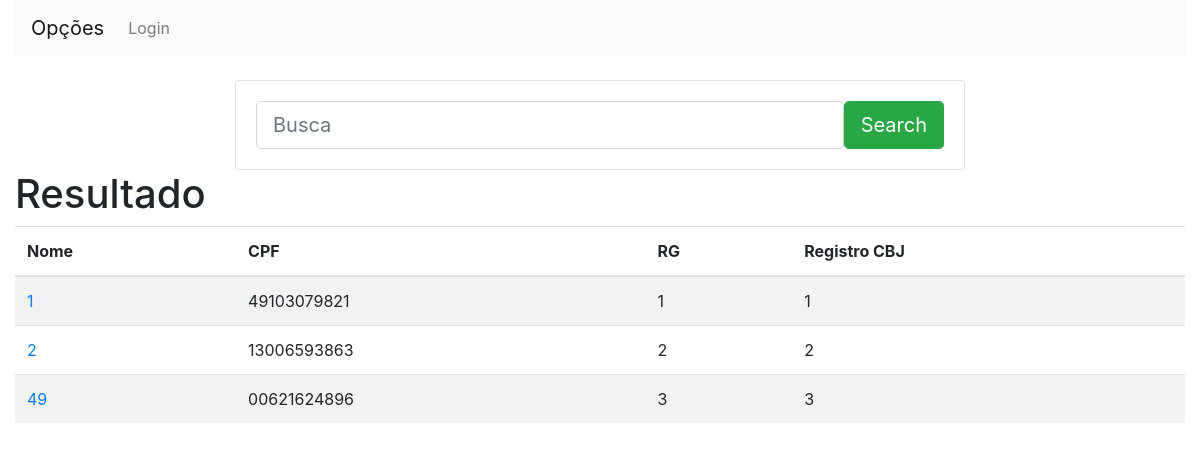
Page /core/search_pessoa/ on the earlier database version.
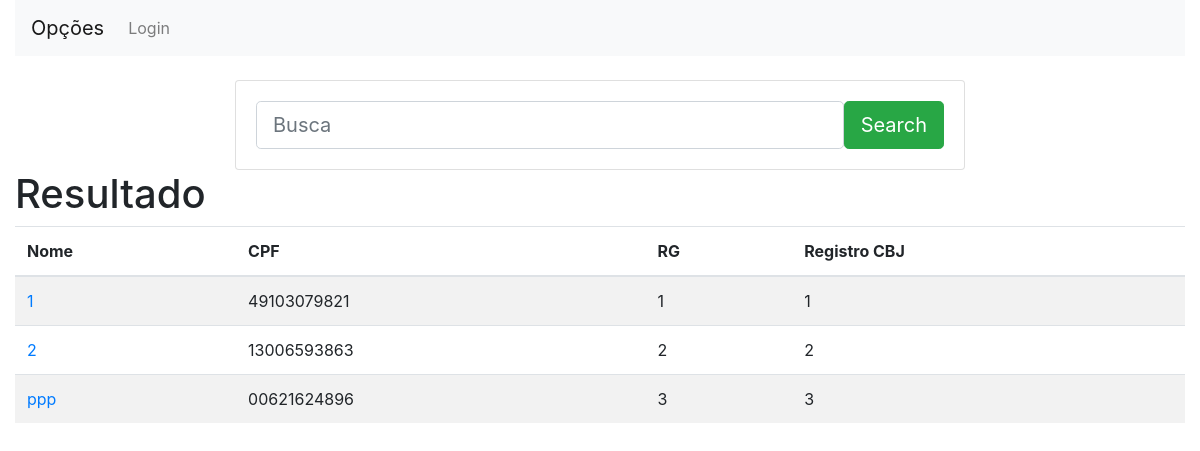
Same page on the later database version.
### core/models.py (models this page shows)
class Pessoa(models.Model):
    Nome = models.CharField(max_length=45)
    DataNascimento = models.DateField()
    CPF = CPFField('CPF', unique=True)
    RGNumero = models.CharField(max_length=12, unique=True)
    RGOrgao = models.CharField(max_length=20)
    RegistroCBJ = models.AutoField(primary_key=True, unique=True, editable=False)
    Faixa = models.ForeignKey(Faixa, on_delete=models.CASCADE)
    FaixaDataEntrega = models.DateTimeField(auto_now=True)
    CEP = models.CharField(max_length=20)
    Rua = models.CharField(max_length=50)
    Numero = models.SmallIntegerField()
    Complemento = models.CharField(max_length=50, blank=True, null=True)
    Bairro = models.CharField(max_length=50)
    Estado = models.CharField(max_length=50)
    Cidade = models.CharField(max_length=50)
    Telefone1 = models.CharField(max_length=20)
    Telefone2 = models.CharField(max_length=20)
    Observacoes = models.TextField(max_length=50, blank=True, null=True)
    DataCadastro = models.DateField(editable=False, auto_now=True)

### core/views.py (the view)
# urls.py: path('search_pessoa/', search_pessoa.as_view(), name='search_pessoa'),
class search_pessoa(ListView):
    model = Pessoa
    template_name = 'core/search_pessoa.html'
    def get_queryset(self):
        query = self.request.GET.get('q')
        if not query :
            query = ""
        object_list = Pessoa.objects.filter(
            Q(Nome__icontains=query) | Q(CPF__icontains=query)  | Q(RGNumero__icontains=query)  | Q(RegistroCBJ__icontains=query)
        )
        return object_list

### core/templates/core/search_pessoa.html (shortened to what this page needs)
{% extends 'core/base.html' %}
{% block main %}
{% include 'core/menu.html' %}
<div class="container">
  <br/>
	<div class="row justify-content-center">
    <div class="col-12 col-md-10 col-lg-8">
        <form class="card card-sm" action="{% url 'search_pessoa' %}" method="get">
            <div class="card-body row no-gutters align-items-center">
                <div class="col">
                    <input class="form-control form-control-lg form-control-borderless" type="search" placeholder="Busca" aria-label="Busca" name="q">
                </div>
                <div class="col-auto">
                    <button class="btn btn-lg btn-success" type="submit">Search</button>
                </div>
            </div>
        </form>
    </div>
  </div>
</div>
<h1>Resultado</h1>
<table class="table table-striped">
  <thead>
    <tr>
      <th scope="col">Nome</th>
      <th scope="col">CPF</th>
      <th scope="col">RG</th>
      <th scope="col">Registro CBJ</th>
    </tr>
  </thead>
  <tbody>
    {% for pessoa in object_list %}
        <tr>
            <td><a href="{% url 'core_update_pessoa' pessoa.RegistroCBJ %}">{{ pessoa.Nome }}</a></td>
            <td>{{ pessoa.CPF }}</td>
            <td>{{ pessoa.RGNumero }}</td>
            <td>{{ pessoa.RegistroCBJ }}</td>
        </tr>
    {% endfor %}
  </tbody>
</table>
{% endblock %}

Differences in the rows shown:
changed Pessoa id 3: Nome "49" → "ppp"
